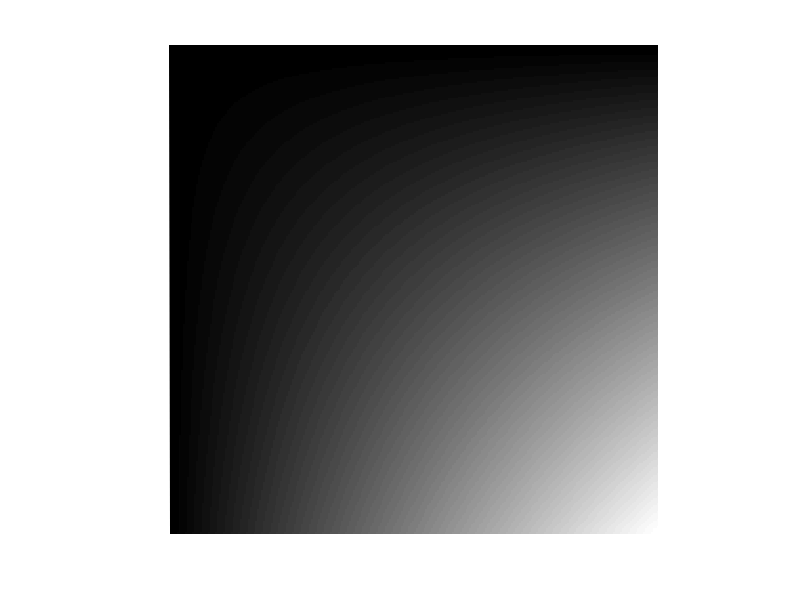
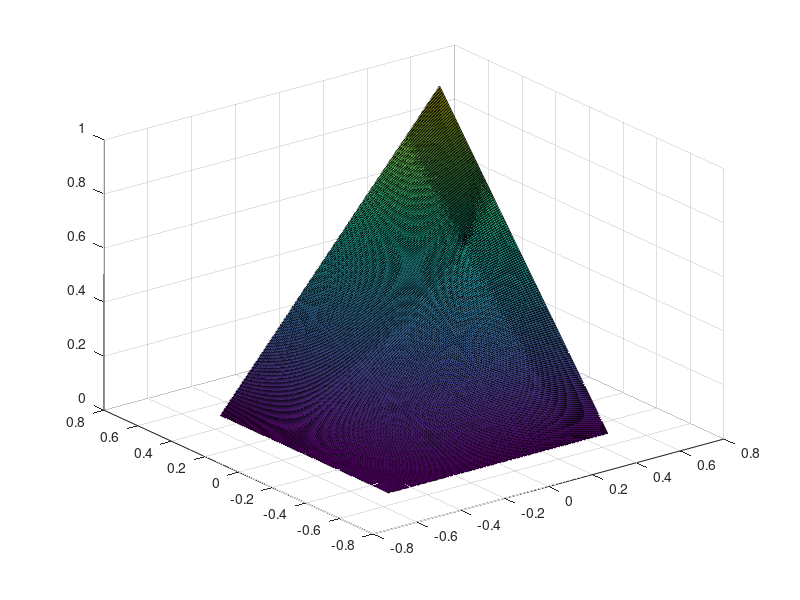

Here is the MATLAB script that generated these plots, in order: (Note: this script raises an error after producing the figures.)
%% Reconstruction of 3D radial vibe data
clear all; close all; clc; clear classes;

addpath(genpath('./utils'));
addpath(genpath('../../gpuNUFFT'));
addpath(genpath('../../../fessler/NUFFT'));

%% Data parameters
N=256;

[x,y] = meshgrid(linspace(-0.5,0.5,N),linspace(-0.5,0.5,N));
v = linspace(0,1,N);
v = 1i*(v'*v);
figure,imshow(imag(v));
figure,surf(x,y,imag(v));

k = [col(x)'; col(y)'];
w = col(ones(size(v)));
%%

disp('Generate NUFFT Operator without coil sensitivities');
osf = 2; wg = 2; sw = 16;
imwidth = N;
FT = gpuNUFFT(k',w,osf,wg,sw,[N,N],[],true,true,true);
FTCPU = NUFFT(k(1,:) + 1i*k(2,:),w,1,0,[N,N],2);

%% Forward and adjoint transform
tic
test = FT*(v);
timeFT = toc;
disp(['Time forward: ', num2str(timeFT), ' s']);
tic
img_comb = (FT'*(test));
timeFTH = toc;
disp(['Time adjoint: ', num2str(timeFTH), ' s']);

% Display
figure;
subplot(1,2,1); imshow(imag(img_comb(:,:)),[]); title('Regridding');
subplot(1,2,2); imshow(abs(v(:,:)),[]); title('orig');
figure, plot(imag(img_comb(6,:)));title('Line 6 - gpuNUFFT');

%% Forward and adjoint transform NUFFT
tic
test = FTCPU*(v);
timeFT = toc;
disp(['Time forward: ', num2str(timeFT), ' s']);
tic
img_comb_CPU = (FTCPU'*(test));
timeFTH = toc;
disp(['Time adjoint: ', num2str(timeFTH), ' s']);

% Display
figure;
subplot(1,2,1); imshow(imag(img_comb_CPU(:,:)),[]); title('Regridding NUFFT');
subplot(1,2,2); imshow(abs(v(:,:)),[]); title('orig');
figure, plot(imag(img_comb_CPU(6,:)));title('Line 6 - NUFFT');

figure, plot(imag(img_comb_CPU(6,:)./max(col(img_comb_CPU(6,:)))-img_comb(6,:)./max(col(img_comb(6,:))))); title('Line 6 DIFF - NUFFT - gpuNUFFT');
%% fft referenz
ref_k = fft2(v);
ref_img = ifftshift(ifft2(reshape(ifftshift(test),[N N])));
figure, imshow(abs(ref_img),[])
figure, plot(abs(ref_img(6,:)))
